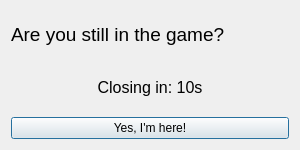
<?xml version="1.0" encoding="UTF-8"?>
<ui version="4.0">
 <class>AfkDialog</class>
 <widget class="QDialog" name="AfkDialog">
  <property name="geometry">
   <rect>
    <x>0</x>
    <y>0</y>
    <width>300</width>
    <height>150</height>
   </rect>
  </property>
  <property name="windowTitle">
   <string>Still There?</string>
  </property>
  <layout class="QVBoxLayout" name="verticalLayout">
   <item>
    <widget class="QLabel" name="label">
     <property name="font">
      <font>
       <family>Arial</family>
       <pointsize>14</pointsize>
      </font>
     </property>
     <property name="text">
      <string>Are you still in the game?</string>
     </property>
    </widget>
   </item>
   <item>
    <widget class="QLabel" name="countdown_label">
     <property name="font">
      <font>
       <family>Arial</family>
       <pointsize>12</pointsize>
      </font>
     </property>
     <property name="text">
      <string>Closing in: 10s</string>
     </property>
     <property name="alignment">
      <set>Qt::AlignCenter</set>
     </property>
    </widget>
   </item>
   <item>
    <widget class="QPushButton" name="yes_button">
     <property name="text">
      <string>Yes, I'm here!</string>
     </property>
    </widget>
   </item>
  </layout>
 </widget>
 <resources/>
 <connections/>
</ui> 
